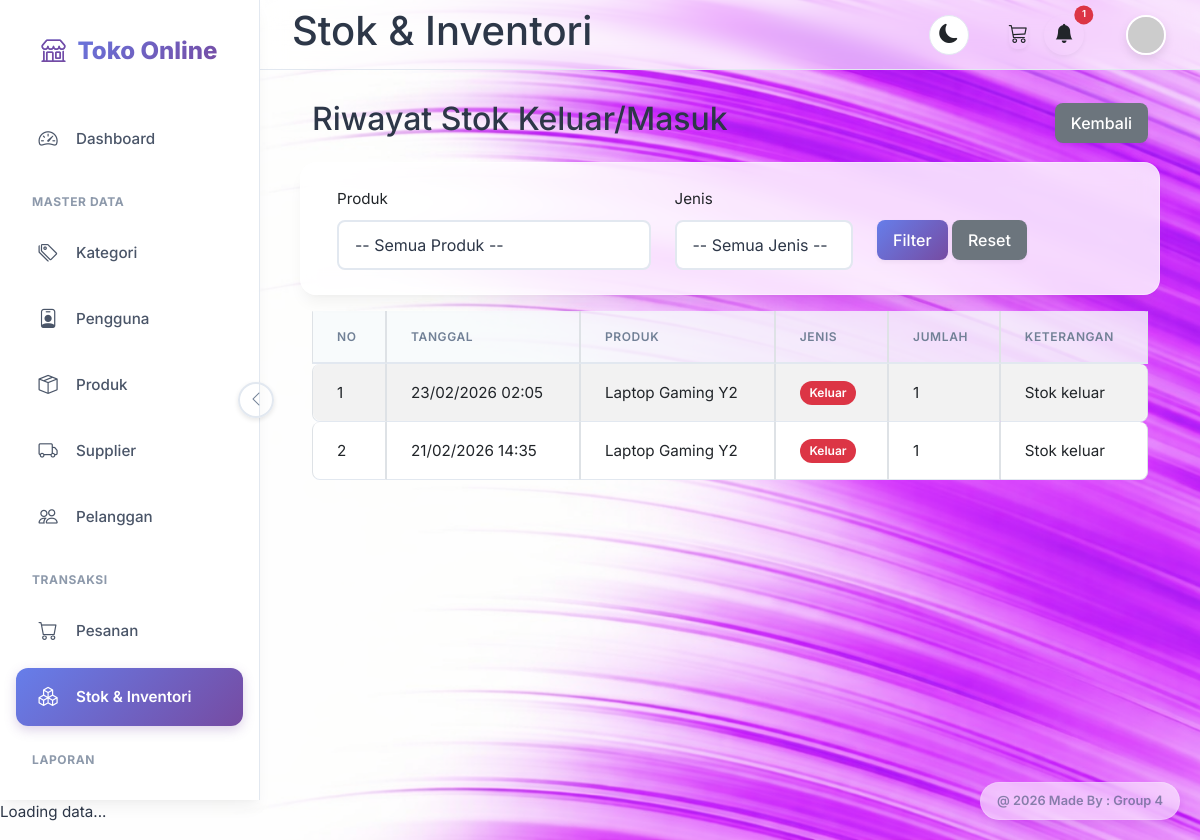
The app's page /stok/history.php (signed in) with its own data.
### tables this page shows
CREATE TABLE `stok_keluar_masuk` (
  `id` int(11) NOT NULL,
  `produk_id` int(11) DEFAULT NULL,
  `jenis` enum('masuk','keluar') NOT NULL,
  `jumlah` int(11) NOT NULL,
  `tanggal` datetime NOT NULL,
  `keterangan` text DEFAULT NULL,
  `created_at` timestamp NOT NULL DEFAULT current_timestamp()
);

CREATE TABLE `produk` (
  `id` int(11) NOT NULL,
  `kode_produk` varchar(20) NOT NULL,
  `nama_produk` varchar(100) NOT NULL,
  `kategori_id` int(11) DEFAULT NULL,
  `harga` decimal(15,2) NOT NULL DEFAULT 0.00,
  `stok` int(11) NOT NULL DEFAULT 0,
  `satuan` varchar(20) DEFAULT 'pcs',
  `deskripsi` text DEFAULT NULL,
  `photo` varchar(255) DEFAULT NULL,
  `supplier_id` int(11) DEFAULT NULL,
  `created_at` timestamp NOT NULL DEFAULT current_timestamp()
);

### stok/history.php (the view, shortened to what this page needs)
<?php
require_once '../lib/functions.php';
require_once '../config/database.php';
$produk_filter = $_GET['produk'] ?? '';
$sql = "SELECT s.*, p.nama_produk, p.kode_produk
        FROM `stok_keluar_masuk` s
        LEFT JOIN `produk` p ON s.produk_id = p.id
        WHERE 1=1";
$sql .= " ORDER BY s.tanggal DESC";
$stmt = mysqli_prepare($connection, $sql);
mysqli_stmt_execute($stmt);
$result = mysqli_stmt_get_result($stmt);
?>
<?php include '../views/'.$THEME.'/header.php'; ?>
<?php include '../views/'.$THEME.'/sidebar.php'; ?>
<?php include '../views/'.$THEME.'/topnav.php'; ?>
<?php include '../views/'.$THEME.'/upper_block.php'; ?>
            <div class="d-flex justify-content-between align-items-center mb-3">
                <h2>Riwayat Stok Keluar/Masuk</h2>
                <a href="index.php" class="btn btn-secondary">Kembali</a>
            </div>
            <div class="card mb-3">
                <div class="card-body">
                    <form method="GET" action="">
                        <div class="row">
                            <div class="col-md-5">
                                <label for="produk" class="form-label">Produk</label>
                                <?= dropdownFromTable('produk', 'id', 'nama_produk', $produk_filter, 'produk', '-- Semua Produk --') ?>
                            </div>
                            <div class="col-md-3">
                                <label for="jenis" class="form-label">Jenis</label>
                                <select class="form-control" id="jenis" name="jenis">
                                    <option value="">-- Semua Jenis --</option>
                                </select>
                            </div>
                            <div class="col-md-4">
                                <label class="form-label">&nbsp;</label><br>
                                <button type="submit" class="btn btn-primary">Filter</button>
                                <a href="history.php" class="btn btn-secondary">Reset</a>
                            </div>
                        </div>
                    </form>
                </div>
            </div>
            <?php if (mysqli_num_rows($result) > 0): ?>
                <div class="table-responsive">
                    <table class="table table-striped table-bordered">
                        <thead>
                            <tr>
                                <th>No</th>
                                <th>Tanggal</th>
                                <th>Produk</th>
                                <th>Jenis</th>
                                <th>Jumlah</th>
                                <th>Keterangan</th>
                            </tr>
                        </thead>
                        <tbody>
                            <?php
                            $no = 1;
                            while ($row = mysqli_fetch_assoc($result)):
                                $badge_class = $row['jenis'] == 'masuk' ? 'bg-success' : 'bg-danger';
                            ?>
                                <tr>
                                    <td><?= $no++ ?></td>
                                    <td><?= date('d/m/Y H:i', strtotime($row['tanggal'])) ?></td>
                                    <td><?= htmlspecialchars($row['nama_produk'] ?? 'Produk Dihapus') ?></td>
                                    <td><span class="badge <?= $badge_class ?>"><?= ucfirst($row['jenis']) ?></span></td>
                                    <td><?= $row['jumlah'] ?></td>
                                    <td><?= htmlspecialchars($row['keterangan']) ?></td>
                                </tr>
                            <?php endwhile; ?>
                        </tbody>
                    </table>
                </div>
            <?php else: ?>
                <div class="alert alert-info">Belum ada riwayat stok.</div>
            <?php endif; ?>
<?php include '../views/'.$THEME.'/lower_block.php'; ?>
<?php include '../views/'.$THEME.'/footer.php'; ?>

### assets/default/css/style.css (style rules this page uses)
:root { --primary-gradient: linear-gradient(135deg, #667eea 0%, #764ba2 100%); --primary-color: #667eea; --secondary-color: #a0aec0; --success-bg: #c6f6d5; --success-text: #22543d; --warning-bg: #feebc8; --warning-text: #744210; --danger-bg: #fed7d7; --danger-text: #822727; --info-bg: #bee3f8; --info-text: #2c5282; --bg-body: #f8f9fe; --bg-card: #ffffff; --text-main: #2d3748; --text-muted: #718096; --sidebar-bg: rgba(255, 255, 255, 0.7); --sidebar-text: #4a5568; --sidebar-hover-bg: rgba(247, 250, 252, 0.8); --sidebar-active-bg: rgba(235, 244, 255, 0.8); --sidebar-active-text: #5a67d8; --border-color: #e2e8f0; --card-shadow: 0 10px 15px -3px rgba(0, 0, 0, 0.05), 0 4px 6px -2px rgba(0, 0, 0, 0.025); --hover-shadow: 0 20px 25px -5px rgba(0, 0, 0, 0.1), 0 10px 10px -5px rgba(0, 0, 0, 0.04); --font-family: 'Inter', system-ui, -apple-system, sans-serif; --border-radius: 1rem; --transition-speed: 0.3s cubic-bezier(0.4, 0, 0.2, 1); }
html { scrollbar-width: none; -ms-overflow-style: none; }
body { font-family: var(--font-family); background-color: var(--bg-body); color: var(--text-main); font-size: 0.95rem; transition: background-color 0.3s ease, color 0.3s ease; -webkit-font-smoothing: antialiased; line-height: 1.6; background-image: url('../images/bg-light.png'); background-size: cover; background-position: center; background-attachment: fixed; background-repeat: no-repeat; }
.btn { border-radius: 0.5rem; font-weight: 500; padding: 0.5rem 1rem; transition: all 0.2s; border: none; box-shadow: 0 2px 4px rgba(0, 0, 0, 0.05); }
.btn-primary { background: var(--primary-gradient); color: white; border: none; }
.card { border: none; border-radius: var(--border-radius); box-shadow: var(--card-shadow); background-color: rgba(255, 255, 255, 0.8); backdrop-filter: blur(10px); margin-bottom: 1.5rem; overflow: hidden; transition: all 0.3s ease; border: 1px solid rgba(255, 255, 255, 0.3); }
.card-body { padding: 1.5rem; }
.table-responsive { border-radius: var(--border-radius); overflow: hidden; }
.table { margin-bottom: 0; color: var(--text-main); border-collapse: separate; border-spacing: 0; }
.table thead th { background-color: var(--sidebar-hover-bg); border-bottom: 2px solid var(--border-color); color: var(--text-muted); font-weight: 600; text-transform: uppercase; font-size: 0.75rem; letter-spacing: 0.05em; padding: 1rem 1.5rem; }
.table td { padding: 1rem 1.5rem; vertical-align: middle; border-bottom: 1px solid var(--border-color); transition: background 0.2s; }
.table td:first-child { border-top-left-radius: 8px; border-bottom-left-radius: 8px; }
.table td:last-child { border-top-right-radius: 8px; border-bottom-right-radius: 8px; }
.badge { padding: 0.5em 0.8em; border-radius: 20px; font-weight: 600; font-size: 0.75rem; }
.form-control, .form-select { border-radius: 0.5rem; padding: 0.7rem 1rem; border: 2px solid var(--border-color); background-color: var(--bg-card); color: var(--text-main); transition: all 0.2s; }

### records on screen
stok_keluar_masuk: tanggal "23/02/2026 02:05", produk.nama_produk "Laptop Gaming Y2", jenis "Keluar", jumlah "1", keterangan "Stok keluar"
stok_keluar_masuk: tanggal "21/02/2026 14:35", produk.nama_produk "Laptop Gaming Y2", jenis "Keluar", jumlah "1", keterangan "Stok keluar"

### other values on screen
count($notifs) "1"
form field produk "-- Semua Produk --"
